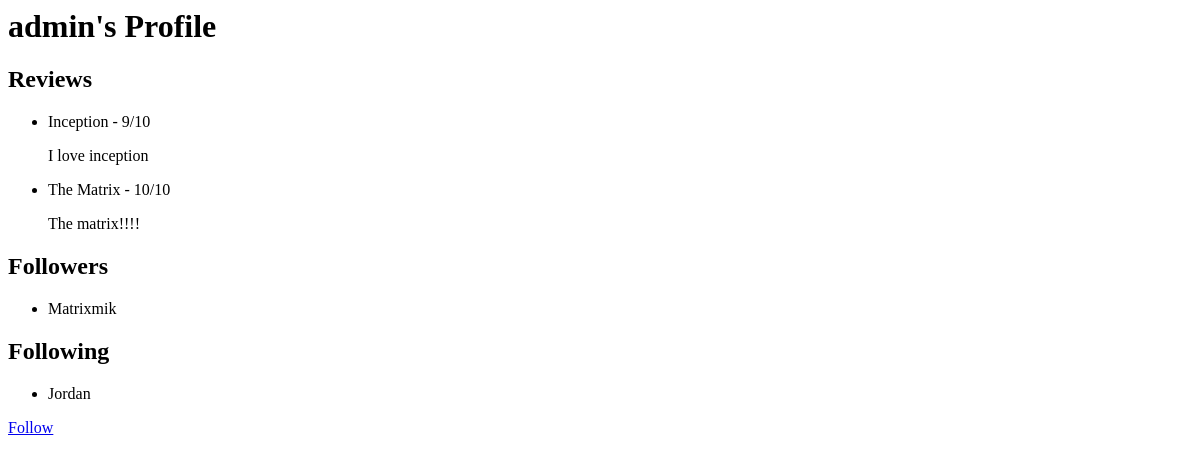
Before: /user/admin (signed in) with the older database file.
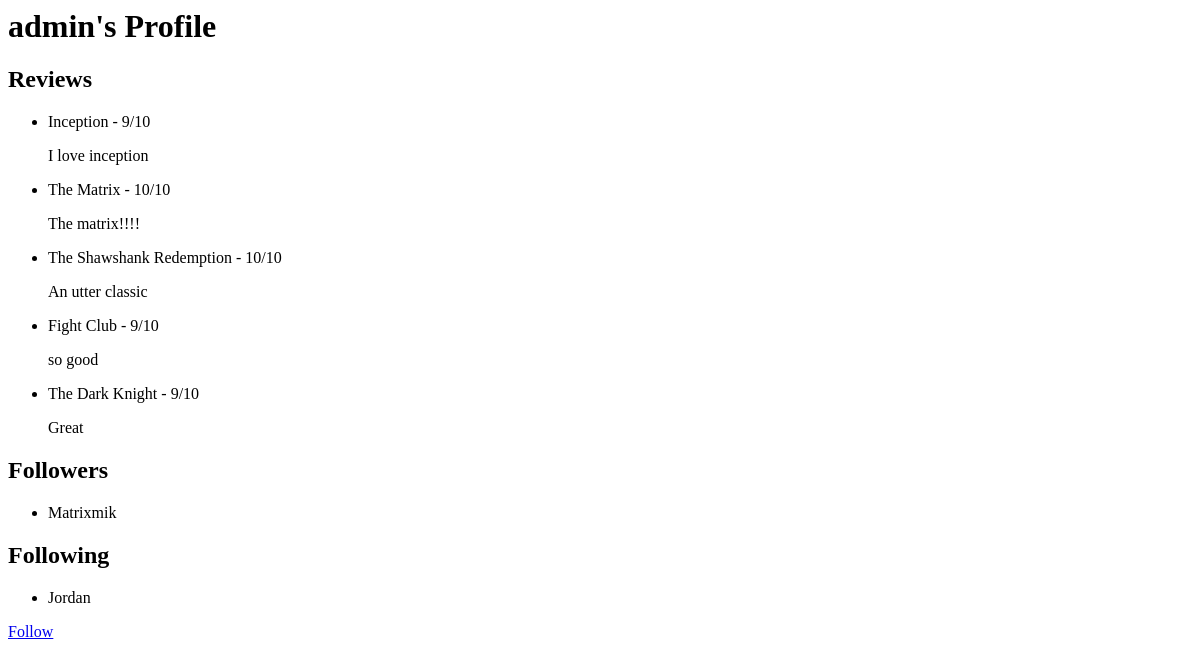
After: the same page with the newer database file.
### tables this page shows
CREATE TABLE reviews (
    id INTEGER PRIMARY KEY AUTOINCREMENT,
    movie_id INTEGER NOT NULL,
    user TEXT NOT NULL,
    review_text TEXT NOT NULL,
    rating INTEGER NOT NULL CHECK(rating >= 1 AND rating <= 10),
    FOREIGN KEY (movie_id) REFERENCES movies(movie_id)
);

CREATE TABLE movies 
(
    movie_id INTEGER PRIMARY KEY AUTOINCREMENT,
    title TEXT NOT NULL,
    genre TEXT NOT NULL,
    score FLOAT,
    year INTEGER,
    director TEXT,
    description TEXT
);

CREATE TABLE network (
    follower TEXT NOT NULL,
    following TEXT NOT NULL,
    PRIMARY KEY (follower, following),
    FOREIGN KEY (follower) REFERENCES users(user_id),
    FOREIGN KEY (following) REFERENCES users(user_id)
);

### app.py (the view)
@app.route("/user/<username>")
@login_required
def user_profile(username):
    db = get_db()
    user = db.execute("SELECT * FROM users WHERE user_id = ?", (username,)).fetchone()
    if not user:
        return "User not found.", 404
    reviews = db.execute("""
        SELECT reviews.*, movies.title
        FROM reviews
        JOIN movies ON reviews.movie_id = movies.movie_id
        WHERE reviews.user = ?
    """, (username,)).fetchall()
    followers = db.execute(
        "SELECT follower FROM network WHERE following = ?",
        (username,)
    ).fetchall()
    following = db.execute(
        "SELECT following FROM network WHERE follower = ?",
        (username,)
    ).fetchall()
    is_following = db.execute(
        "SELECT * FROM network WHERE follower = ? AND following = ?",
        (session["user_id"], username)
    ).fetchone() is not None
    return render_template(
        "user_profile.html",
        user=user,
        reviews=reviews,
        followers=followers,
        following=following,
        is_following=is_following
    )

### app.py (called while the page is built)
@app.before_request
def load_logged_in_user():
    g.user = session.get("user_id")
    g.is_admin = session.get("is_admin", False)

def login_required(view):
    @wraps(view)
    def wrapped_view(*args, **kwargs):
        if g.user is None:
            return(redirect(url_for("login", next=request.url)))
        return view(*args, **kwargs)
    return wrapped_view

### database.py (called while the page is built)
def get_db():
    if "db" not in g:
        g.db = sqlite3.connect(DATABASE,
                                detect_types=sqlite3.PARSE_DECLTYPES
                        )
        g.db.row_factory = sqlite3.Row
    return g.db

### templates/user_profile.html
<h1>{{ user.user_id }}'s Profile</h1>
<h2>Reviews</h2>
<ul>
    {% for review in reviews %}
    <li>{{ review.title }} - {{ review.rating }}/10</li>
    <p>{{ review.review_text }}</p>
    {% endfor %}
</ul>
<h2>Followers</h2>
<ul>
    {% for follower in followers %}
    <li>{{ follower.follower }}</li>
    {% endfor %}
</ul>
<h2>Following</h2>
<ul>
    {% for follow in following %}
    <li>{{ follow.following }}</li>
    {% endfor %}
</ul>
{% if not is_following %}
    <a href="{{ url_for('follow_user', username=user.user_id) }}">Follow</a>
{% else %}
    <a href="{{ url_for('unfollow_user', username=user.user_id) }}">Unfollow</a>
{% endif %}

Changed rows visible on the page:
added reviews: title "The Shawshank Redemption", rating "10", review_text "An utter classic"
added reviews: title "Fight Club", rating "9", review_text "so good"
added reviews: title "The Dark Knight", rating "9", review_text "Great"
